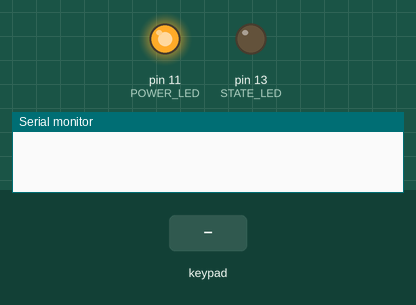
A sketch run on a simulated Arduino Leonardo, built with avr-gcc and run on an emulated ATmega32U4. On the bench: output pins drawn as LEDs (lit = HIGH), the last lines printed to the serial monitor. Wiring (inferred from the names in the program): 6×4 keypad (labels assumed): rows pin 2, pin 3, pin 4, pin 5, pin 6, pin 12; columns pin 7, pin 8, pin 9, pin 10. Inputs (shaded band) come from the test bench. Pins used as bus, display or sensor lines are not drawn.

Above: at 1.2 s.
1.3 s: key 'L' pressed
At 2.4 s:
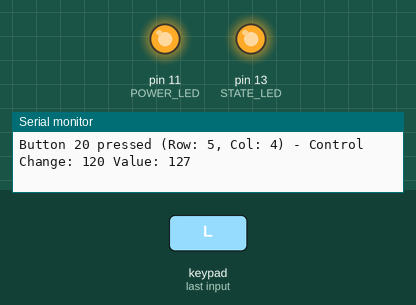
2.8 s: keypad keys 2 3 4 5 6 pressed 0.4 s apart
Timing chart, 0 to 5.8 s (numbered marks = the images above; inputs shaded):
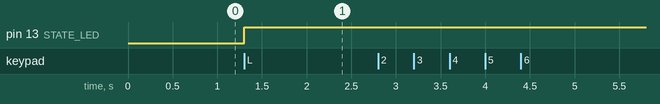

Measured:
- after the input at 1.3 s, pin 13 (STATE_LED): LOW → HIGH at once

The sketch:

improved_v2.ino
```cpp
#include <MIDIUSB.h>

// Matrix Configuration
const int ROWS = 5;
const int COLS = 4;

const int ROW_PINS[ROWS] = {2, 3, 4, 5, 6};
const int COL_PINS[COLS] = {7, 8, 9, 10};

const int POWER_LED = 11;
const int ACTIVITY_LED = 12;
const int STATE_LED = 13;

// Button State Tracking
bool currentButtonStates[ROWS][COLS];
bool lastButtonStates[ROWS][COLS];
unsigned long lastDebounceTime[ROWS][COLS];
const int debounceDelay = 30;

// Tempo Management
unsigned long lastTapTime = 0;
unsigned long currentTempo = 500; // Default to 120 BPM (500ms between beats)
const unsigned long LONG_PRESS_DURATION = 1000; // 1 second for long press
const unsigned long TAP_TIMEOUT = 2000; // Reset tap tempo if no tap for 2 seconds
const unsigned long DEFAULT_TEMPO = 500; // Default tempo (120 BPM)
unsigned long buttonPressStartTime = 0;
bool isLongPress = false;

// LED Management
unsigned long lastLedFlash = 0;
bool ledState = false;

// Button 20 State
bool button20State = false;

struct ButtonMapping {
    byte messageType;  // 0 for Program Change, 1 for Control Change
    byte number;       // Program number or CC number
    byte value;        // Used for CC value, ignored for Program Change
};

ButtonMapping buttonMappings[ROWS][COLS] = {
    {{0, 0, 0}, {0, 1, 0}, {0, 2, 0}, {0, 3, 0}},
    {{0, 4, 0}, {0, 5, 0}, {0, 6, 0}, {0, 7, 0}},
    {{0, 8, 0}, {0, 9, 0}, {0, 10, 0}, {0, 11, 0}},
    {{1, 20, 127}, {1, 21, 127}, {1, 22, 127}, {1, 23, 127}},
    {{1, 24, 127}, {1, 25, 127}, {1, 26, 127}, {1, 120, 127}}
};

void setup() {
    for (int i = 0; i < ROWS; i++) {
        pinMode(ROW_PINS[i], OUTPUT);
        digitalWrite(ROW_PINS[i], HIGH);
    }

    for (int i = 0; i < COLS; i++) {
        pinMode(COL_PINS[i], INPUT_PULLUP);
    }

    pinMode(POWER_LED, OUTPUT);
    pinMode(ACTIVITY_LED, OUTPUT);
    pinMode(STATE_LED, OUTPUT);

    digitalWrite(POWER_LED, HIGH);

    Serial.begin(115200);
}

int getButtonNumber(int row, int col) {
    return (row * COLS) + col + 1;
}

void updateTempo(unsigned long tapTime) {
    if (lastTapTime > 0 && (tapTime - lastTapTime) < TAP_TIMEOUT) {
        currentTempo = tapTime - lastTapTime;

        // Convert tempo to BPM for MIDI Clock
        float bpm = 60000.0 / currentTempo;
        Serial.print("Tempo: ");
        Serial.print(bpm);
        Serial.println(" BPM");

        // Send MIDI Clock Tempo message
        sendTempoMessage(bpm);
    }
    lastTapTime = tapTime;
}

void sendTempoMessage(float bpm) {
    // Convert BPM to microseconds per quarter note
    unsigned long mpqn = (unsigned long)(60000000.0 / bpm);

    // MIDI Tempo message (0xFF 0x51 0x03 followed by tempo in microseconds)
    byte tempoBytes[3] = {
        (mpqn >> 16) & 0xFF,
        (mpqn >> 8) & 0xFF,
        mpqn & 0xFF
    };

    // Send as MIDI System Exclusive message
    midiEventPacket_t tempoMsg = {0x0F, 0xFF, 0x51, 0x03};
    MidiUSB.sendMIDI(tempoMsg);

    for (int i = 0; i < 3; i++) {
        midiEventPacket_t dataByte = {0x0F, tempoBytes[i], 0, 0};
        MidiUSB.sendMIDI(dataByte);
    }

    MidiUSB.flush();
}

void handleTempoLED() {
    unsigned long currentTime = millis();

    if (currentTime - lastLedFlash >= currentTempo) {
        ledState = !ledState;
        digitalWrite(ACTIVITY_LED, ledState);
        lastLedFlash = currentTime;
    }
}

void scanMatrix() {
    for (int row = 0; row < ROWS; row++) {
        digitalWrite(ROW_PINS[row], LOW);
        delayMicroseconds(10);

        for (int col = 0; col < COLS; col++) {
            bool buttonPressed = !digitalRead(COL_PINS[col]);
            int buttonNum = getButtonNumber(row, col);

            // Special handling for button 16 (tap tempo)
            if (buttonNum == 16) {
                handleTempoButton(buttonPressed, row, col);
            } else if (buttonPressed != currentButtonStates[row][col]) {
                if ((millis() - lastDebounceTime[row][col]) > debounceDelay) {
                    currentButtonStates[row][col] = buttonPressed;

                    if (buttonPressed && !lastButtonStates[row][col]) {
                        handleButtonPress(row, col);
                    }

                    lastButtonStates[row][col] = buttonPressed;
                    lastDebounceTime[row][col] = millis();
                }
            }
        }

        digitalWrite(ROW_PINS[row], HIGH);
    }
}

void handleTempoButton(bool buttonPressed, int row, int col) {
    unsigned long currentTime = millis();

    if (buttonPressed != currentButtonStates[row][col]) {
        if ((currentTime - lastDebounceTime[row][col]) > debounceDelay) {
            currentButtonStates[row][col] = buttonPressed;

            if (buttonPressed) {
                // Button just pressed
                buttonPressStartTime = currentTime;
                isLongPress = false;
            } else {
                // Button released
                if (!isLongPress) {
                    // Normal tap - update tempo
                    updateTempo(currentTime);
                }
            }

            lastButtonStates[row][col] = buttonPressed;
            lastDebounceTime[row][col] = currentTime;
        }
    } else if (buttonPressed && !isLongPress) {
        // Check for long press while button is held
        if ((currentTime - buttonPressStartTime) >= LONG_PRESS_DURATION) {
            isLongPress = true;
            currentTempo = DEFAULT_TEMPO;
            lastTapTime = 0;
            Serial.println("Tempo reset to default (120 BPM)");
            sendTempoMessage(120);
        }
    }
}

void sendControlChange(byte control, byte value) {
    midiEventPacket_t event = {0x0B, 0xB0, control, value};
    MidiUSB.sendMIDI(event);
    MidiUSB.flush();
}

void programChange(byte channel, byte program) {
    midiEventPacket_t pc = {0x0C, 0xC0 | channel, program, 0};
    MidiUSB.sendMIDI(pc);
    MidiUSB.flush();
}

void handleButtonPress(int row, int col) {
    ButtonMapping mapping = buttonMappings[row][col];
    int buttonNum = getButtonNumber(row, col);

    Serial.print("Button ");
    Serial.print(buttonNum);
    Serial.print(" pressed (Row: ");
    Serial.print(row + 1);
    Serial.print(", Col: ");
    Serial.print(col + 1);
    Serial.print(") - ");

    if (buttonNum == 20) {
        button20State = !button20State;
        byte value = button20State ? 127 : 0;
        digitalWrite(STATE_LED, button20State ? HIGH : LOW);
        sendControlChange(mapping.number, value);
        Serial.print("Control Change: ");
        Serial.print(mapping.number);
        Serial.print(" Value: ");
        Serial.println(value);
    } else if (mapping.messageType == 0) {
        programChange(0, mapping.number);
        Serial.print("Program Change: ");
        Serial.println(mapping.number);
    } else {
        sendControlChange(mapping.number, mapping.value);
        Serial.print("Control Change: ");
        Serial.print(mapping.number);
        Serial.print(" Value: ");
        Serial.println(mapping.value);
    }
}

void loop() {
    scanMatrix();
    handleTempoLED();
    delay(1);
}
```
